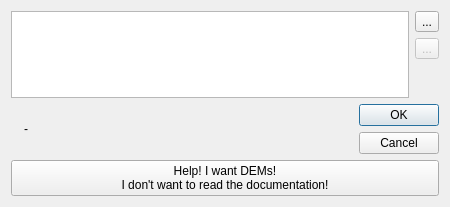
<?xml version="1.0" encoding="UTF-8"?>
<ui version="4.0">
 <class>IDemPathSetup</class>
 <widget class="QDialog" name="IDemPathSetup">
  <property name="geometry">
   <rect>
    <x>0</x>
    <y>0</y>
    <width>450</width>
    <height>207</height>
   </rect>
  </property>
  <property name="windowTitle">
   <string>Setup DEM file paths</string>
  </property>
  <layout class="QVBoxLayout" name="verticalLayout">
   <item>
    <layout class="QHBoxLayout" name="horizontalLayout_3">
     <item>
      <widget class="QListWidget" name="listWidget">
       <property name="selectionMode">
        <enum>QAbstractItemView::ExtendedSelection</enum>
       </property>
      </widget>
     </item>
     <item>
      <layout class="QVBoxLayout" name="verticalLayout_2">
       <item>
        <widget class="QToolButton" name="toolAdd">
         <property name="text">
          <string>...</string>
         </property>
         <property name="icon">
          <iconset resource="../resources.qrc">
           <normaloff>:/icons/32x32/Add.png</normaloff>:/icons/32x32/Add.png</iconset>
         </property>
         <property name="iconSize">
          <size>
           <width>22</width>
           <height>22</height>
          </size>
         </property>
        </widget>
       </item>
       <item>
        <widget class="QToolButton" name="toolDelete">
         <property name="enabled">
          <bool>false</bool>
         </property>
         <property name="text">
          <string>...</string>
         </property>
         <property name="icon">
          <iconset resource="../resources.qrc">
           <normaloff>:/icons/32x32/DeleteMultiple.png</normaloff>:/icons/32x32/DeleteMultiple.png</iconset>
         </property>
         <property name="iconSize">
          <size>
           <width>22</width>
           <height>22</height>
          </size>
         </property>
        </widget>
       </item>
       <item>
        <spacer name="verticalSpacer">
         <property name="orientation">
          <enum>Qt::Vertical</enum>
         </property>
         <property name="sizeHint" stdset="0">
          <size>
           <width>20</width>
           <height>40</height>
          </size>
         </property>
        </spacer>
       </item>
      </layout>
     </item>
    </layout>
   </item>
   <item>
    <layout class="QHBoxLayout" name="horizontalLayout">
     <item>
      <widget class="QLabel" name="label_3">
       <property name="maximumSize">
        <size>
         <width>64</width>
         <height>16777215</height>
        </size>
       </property>
       <property name="text">
        <string/>
       </property>
       <property name="pixmap">
        <pixmap resource="../resources.qrc">:/icons/48x48/Help.png</pixmap>
       </property>
       <property name="alignment">
        <set>Qt::AlignCenter</set>
       </property>
      </widget>
     </item>
     <item>
      <widget class="QLabel" name="labelHelp">
       <property name="sizePolicy">
        <sizepolicy hsizetype="MinimumExpanding" vsizetype="MinimumExpanding">
         <horstretch>0</horstretch>
         <verstretch>0</verstretch>
        </sizepolicy>
       </property>
       <property name="text">
        <string>-</string>
       </property>
       <property name="alignment">
        <set>Qt::AlignJustify|Qt::AlignVCenter</set>
       </property>
       <property name="wordWrap">
        <bool>true</bool>
       </property>
      </widget>
     </item>
     <item>
      <widget class="QDialogButtonBox" name="buttonBox">
       <property name="sizePolicy">
        <sizepolicy hsizetype="Maximum" vsizetype="Fixed">
         <horstretch>0</horstretch>
         <verstretch>0</verstretch>
        </sizepolicy>
       </property>
       <property name="orientation">
        <enum>Qt::Vertical</enum>
       </property>
       <property name="standardButtons">
        <set>QDialogButtonBox::Cancel|QDialogButtonBox::Ok</set>
       </property>
      </widget>
     </item>
    </layout>
   </item>
   <item>
    <widget class="QPushButton" name="pushDemHonk">
     <property name="text">
      <string>Help! I want DEMs!
I don't want to read the documentation!</string>
     </property>
    </widget>
   </item>
  </layout>
 </widget>
 <resources>
  <include location="../resources.qrc"/>
 </resources>
 <connections>
  <connection>
   <sender>buttonBox</sender>
   <signal>accepted()</signal>
   <receiver>IDemPathSetup</receiver>
   <slot>accept()</slot>
   <hints>
    <hint type="sourcelabel">
     <x>248</x>
     <y>254</y>
    </hint>
    <hint type="destinationlabel">
     <x>157</x>
     <y>274</y>
    </hint>
   </hints>
  </connection>
  <connection>
   <sender>buttonBox</sender>
   <signal>rejected()</signal>
   <receiver>IDemPathSetup</receiver>
   <slot>reject()</slot>
   <hints>
    <hint type="sourcelabel">
     <x>316</x>
     <y>260</y>
    </hint>
    <hint type="destinationlabel">
     <x>286</x>
     <y>274</y>
    </hint>
   </hints>
  </connection>
 </connections>
</ui>
